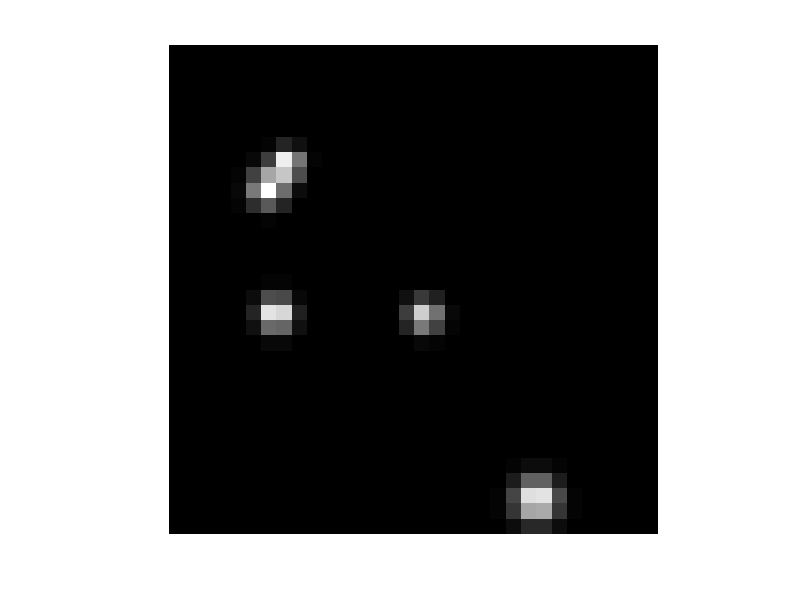

Here is the MATLAB script that generated this plot:
function Erstellung_von_ground_truth()

imsize = 32;
BG = 10000;
sigma = 0.5;
nr_emitters = 5;
with_noise = false;

[x,y] = meshgrid(1:imsize,1:imsize);
psfFunc = @(x0,y0,A,sigma) A*exp(-(x-x0).^2/(2*sigma^2)-(y-y0).^2/(2*sigma^2));

% Emitters vary in position, brightness and standard deviation.
em_pos = 5+rand(nr_emitters,2)*(imsize-5);
em_amp = 300+rand(nr_emitters,1)*100;
em_sig = sigma + rand(nr_emitters,1)*0.5;

img = zeros(imsize) + BG;
for iEm = 1:nr_emitters
    img = img + psfFunc(em_pos(iEm,1) , em_pos(iEm,2), em_amp(iEm), em_sig(iEm));
end

if(with_noise)
    img = poissrnd(img);
end

imshow(img,[]);
img
end